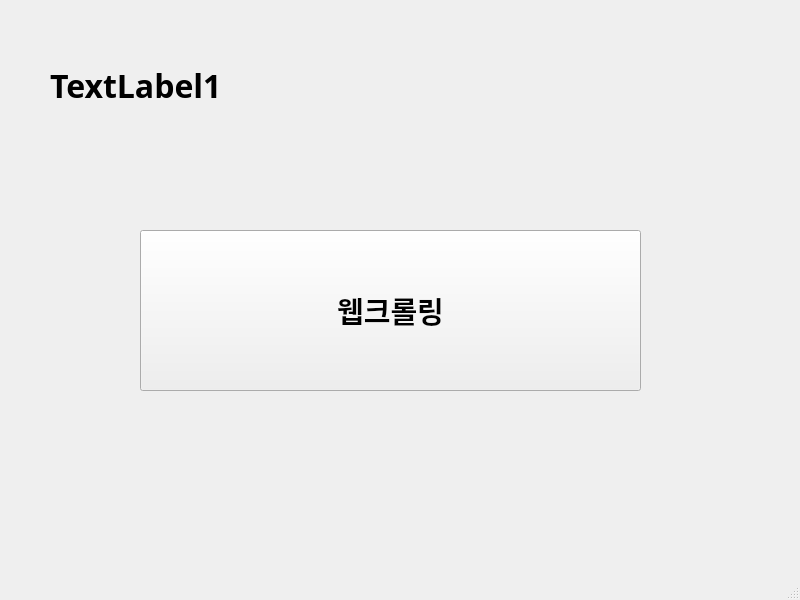
<?xml version="1.0" encoding="UTF-8"?>
<ui version="4.0">
 <class>MainWindow</class>
 <widget class="QMainWindow" name="MainWindow">
  <property name="geometry">
   <rect>
    <x>0</x>
    <y>0</y>
    <width>800</width>
    <height>600</height>
   </rect>
  </property>
  <property name="windowTitle">
   <string>MainWindow</string>
  </property>
  <widget class="QWidget" name="centralwidget">
   <widget class="QPushButton" name="pushButton">
    <property name="geometry">
     <rect>
      <x>140</x>
      <y>230</y>
      <width>501</width>
      <height>161</height>
     </rect>
    </property>
    <property name="font">
     <font>
      <family>맑은 고딕</family>
      <pointsize>22</pointsize>
      <weight>75</weight>
      <bold>true</bold>
     </font>
    </property>
    <property name="text">
     <string>웹크롤링</string>
    </property>
   </widget>
   <widget class="QLabel" name="label">
    <property name="geometry">
     <rect>
      <x>50</x>
      <y>50</y>
      <width>301</width>
      <height>71</height>
     </rect>
    </property>
    <property name="font">
     <font>
      <family>맑은 고딕</family>
      <pointsize>24</pointsize>
      <weight>75</weight>
      <bold>true</bold>
     </font>
    </property>
    <property name="text">
     <string>TextLabel1</string>
    </property>
   </widget>
  </widget>
  <widget class="QMenuBar" name="menubar">
   <property name="geometry">
    <rect>
     <x>0</x>
     <y>0</y>
     <width>800</width>
     <height>21</height>
    </rect>
   </property>
  </widget>
  <widget class="QStatusBar" name="statusbar"/>
 </widget>
 <resources/>
 <connections>
  <connection>
   <sender>pushButton</sender>
   <signal>clicked()</signal>
   <receiver>MainWindow</receiver>
   <slot>firstClick()</slot>
   <hints>
    <hint type="sourcelabel">
     <x>230</x>
     <y>337</y>
    </hint>
    <hint type="destinationlabel">
     <x>294</x>
     <y>467</y>
    </hint>
   </hints>
  </connection>
 </connections>
 <slots>
  <slot>firstClick()</slot>
 </slots>
</ui>
